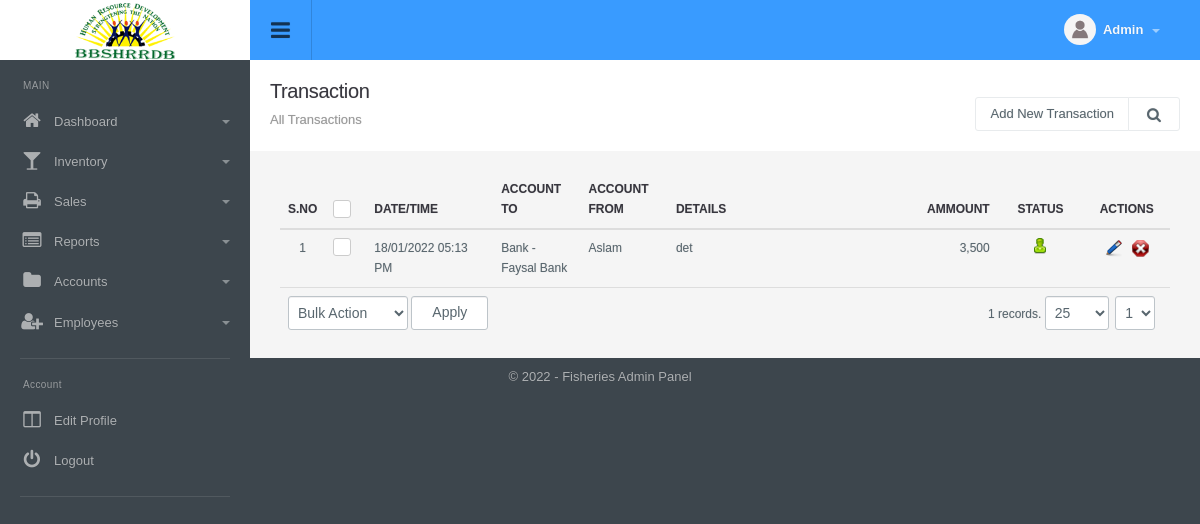
Screenshot of /transaction_manage.php (signed in) with the database file from the repository.
### tables this page shows
CREATE TABLE `config_variable` (
  `id` int(11) NOT NULL,
  `config_type_id` int(11) NOT NULL,
  `title` varchar(512) NOT NULL,
  `notes` varchar(512) NOT NULL,
  `type` varchar(200) NOT NULL,
  `default_values` text NOT NULL,
  `key` varchar(200) NOT NULL,
  `value` text NOT NULL,
  `sortorder` int(11) NOT NULL
);

CREATE TABLE `menu` (
  `id` int(11) NOT NULL,
  `title` varchar(100) NOT NULL,
  `url` varchar(100) NOT NULL,
  `parent_id` int(11) NOT NULL,
  `depth` int(1) NOT NULL,
  `sortorder` int(11) NOT NULL,
  `icon` varchar(200) NOT NULL,
  `small_icon` varchar(200) NOT NULL
);

CREATE TABLE `transaction` (
  `id` int(11) NOT NULL,
  `account_id` int(11) NOT NULL,
  `reference_id` int(1) NOT NULL DEFAULT '0',
  `datetime_added` datetime NOT NULL,
  `amount` decimal(10,2) NOT NULL,
  `details` text NOT NULL,
  `added_by` int(11) DEFAULT NULL,
  `status` int(11) NOT NULL DEFAULT '1',
  `ts` timestamp NOT NULL DEFAULT CURRENT_TIMESTAMP ON UPDATE CURRENT_TIMESTAMP
);

CREATE TABLE `account` (
  `id` int(11) NOT NULL,
  `title` varchar(50) NOT NULL,
  `type` int(11) NOT NULL,
  `description` varchar(1000) DEFAULT NULL,
  `balance` decimal(10,2) NOT NULL,
  `is_petty_cash` int(1) NOT NULL DEFAULT '0',
  `status` int(11) NOT NULL DEFAULT '1',
  `ts` timestamp NOT NULL DEFAULT CURRENT_TIMESTAMP ON UPDATE CURRENT_TIMESTAMP
);

### include/utility.php (called while the page is built, shortened)
<?php
function get_config($var){
	global $dblink;
	$sql="select value from config_variable where `key`='".slash($var)."'";
	$resConfig=doquery($sql,$dblink);
	if(numrows($resConfig)>0){
		while($rowConfig=dofetch($resConfig))
			return unslash($rowConfig["value"]);
	}
}
$site_title=get_config("site_title");
$file_upload_root="./uploads/";
function slash($str){
	if(!is_array($str))
		return utf8_encode(addslashes($str));
	else{
		for($i=0; $i<count($str); $i++)
			$str[$i]=slash($str[$i]);
		return $str;
	}
}
function unslash($str){
	return stripslashes(utf8_decode($str));
	}
function datetime_convert($date_added){
	return date("d/m/Y h:i A", strtotime($date_added));
}
function get_field($table_id, $table, $field_name='title'){
 	global $dblink;
 	$rs=doquery("select ".$field_name." from $table where id='".$table_id."'", $dblink);
 	if(numrows($rs)>0){
 		$r=dofetch($rs);
 		return unslash($r[$field_name]);
 	}
}
function curr_format($amount){
	return ($amount<0?'(':'').number_format(abs($amount), 0, '.',',').($amount<0?')':'');
}

### include/db.php (called while the page is built, shortened)
<?php
function doquery($qr,$lnk){
	@$res=mysqli_query($lnk,$qr) or die($qr." - ".mysqli_error($lnk));
	return $res;
}
function dofetch($rs){
	@$rec=mysqli_fetch_array($rs);
	return $rec;
}
function numrows($rs){
	return mysqli_num_rows($rs);
}

### modules/transaction/list.php (the view, shortened to what this page needs)
<div class="page-header">
	<h1 class="title">Transaction</h1>
  	<ol class="breadcrumb">
    	<li class="active">
        	All Transactions
       	</li>
  	</ol>
  	<div class="right">
    	<div class="btn-group" role="group" aria-label="...">
        	<a href="transaction_manage.php?tab=add" class="btn btn-light editproject">Add New Transaction</a>
            <a id="topstats" class="btn btn-light" href="#"><i class="fa fa-search"></i></a>
    	</div>
    </div>
</div>
<div class="panel-body table-responsive">
	<table class="table table-hover list">
    	<thead>
            <tr>
                <th width="3%" class="text-center">S.No</th>
                <th class="text-center" width="2%"><div class="checkbox checkbox-primary">
                    <label for="select_all"></label></div></th>
                <th width="15%">Date/Time</th>
                <th width="10%">Account To</th>
                <th width="10%">Account From</th>
                <th width="30%">Details</th>
                <th width="10%" class="text-right">Ammount</th>
                <th width="10%" class="text-center">Status</th>
                <th width="10%" class="text-center">Actions</th>
            </tr>
        </thead>
        <tbody>
            <?php
            $rs=show_page($rows, $pageNum, $sql);
            if(numrows($rs)>0){
                $sn=1;
                while($r=dofetch($rs)){
                    ?>
                    <tr>
                        <td class="text-center"><?php echo $sn;?></td>
                        <td class="text-center"><div class="checkbox margin-t-0 checkbox-primary">
                            <label for="<?php echo "rec_".$sn?>"></label></div>
                        </td>
                        <td><?php echo datetime_convert($r["datetime_added"]); ?></td>
                        <td><?php if($r["account_id"]==0) echo "Cash"; else echo get_field($r["account_id"], "account","title");?></td>
                        <td><?php if($r["reference_id"]==0) echo "Default"; else echo get_field($r["reference_id"], "account","title");?></td>
                        <td><?php echo slash($r["details"]); ?></td>
                        <td class="text-right"><?php echo curr_format(unslash($r["amount"])); ?></td>
                        <td class="text-center">
                            <a href="transaction_manage.php?id=<?php echo $r['id'];?>&tab=status&s=<?php echo ($r["status"]==0)?1:0;?>">
                                <?php
                                if($r["status"]==0){
                                    ?>
                                    <img src="images/offstatus.png" alt="Off" title="Set Status On">
                                    <?php
                                }
                                else{
                                    ?>
                                    <img src="images/onstatus.png" alt="On" title="Set Status Off">
                                    <?php
                                }
                                ?>
                            </a>
                        </td>
                        <td class="text-center">
                            	<a href="transaction_manage.php?tab=edit&id=<?php echo $r['id'];?>"><img title="Edit Record" alt="Edit" src="images/edit.png"></a>&nbsp;&nbsp;
                            	<a onclick="return confirm('Are you sure you want to delete')" href="transaction_manage.php?id=<?php echo $r['id'];?>&amp;tab=delete"><img title="Delete Record" alt="Delete" src="images/delete.png"></a>
                        </td>
                    </tr>
                    <?php
                    $sn++;
                }
                ?>
                <tr>
                    <td colspan="5" class="actions">
                        <select name="bulk_action" class="" id="bulk_action" title="Choose Action">
                            <option value="null">Bulk Action</option>
                        </select>
                        <input type="button" name="apply" value="Apply" id="apply_bulk_action" class="btn btn-light" title="Apply Action"  />
                    </td>
                    <td colspan="4" class="paging" title="Paging" align="right"><?php echo pages_list($rows, "transaction", $sql, $pageNum)?></td>
                </tr>
                <?php
            }
            else{
                ?>
                <tr>
                    <td colspan="9"  class="no-record">No Result Found</td>
                </tr>
                <?php
            }
            ?>
        </tbody>
     </table>
</div>

### include/header.php (shortened to what this page needs)
<!DOCTYPE html PUBLIC "-//W3C//DTD XHTML 1.0 Transitional//EN" "http://www.w3.org/TR/xhtml1/DTD/xhtml1-transitional.dtd">
<html xmlns="http://www.w3.org/1999/xhtml">
<head>
<link type="text/css" rel="stylesheet" href="css/font-awesome.min.css" />
<link type="text/css" rel="stylesheet" href="css/font-awesome.css" />
<link type="text/css" rel="stylesheet"  href="css/bootstrap.css" />
<link rel="stylesheet" href="css/bootstrap-datetimepicker.min.css" />
<link type="text/css" rel="stylesheet"  href="css/awesome-bootstrap-checkbox.css" />
<link href="css/general.css" type="text/css" rel="stylesheet" />
<link type="text/css" rel="stylesheet"  href="css/style.css" />
</head>
<body>
	<div id="wrapper" class="round_corners">
    	<div id="top" class="clearfix">
            <div class="applogo">
                <a href="index.php" class="logo"><?php $admin_logo=get_config("admin_logo"); if(empty($admin_logo)) echo $site_title; else { ?><img src="<?php echo $file_upload_root;?>config/<?php echo $admin_logo?>" /><?php }?></a>
            </div>
            <a class="sidebar-open-button" href="#"><i class="fa fa-bars"></i></a>
            <ul class="top-right">
            	<li class="dropdown link">
                	<a class="dropdown-toggle profilebox" data-toggle="dropdown" href="#">
                    	<img alt="img" src="images/profileimg-default.png">
                        <b><?php echo ucfirst((isset($_SESSION["logged_in_admin"]) && $_SESSION["logged_in_admin"]!="")?$_SESSION["logged_in_admin"]["name"]:"Guest");?></b>
                        <span class="caret"></span>
                    </a>
                </li>
           </ul>
        </div>
        <div class="sidebar clearfix">
       		<ul class="sidebar-panel nav">
  				<li class="sidetitle">MAIN</li>
				<?php
					$parents=doquery("select * from menu where parent_id=0 order by sortorder",$dblink);
					if(numrows($parents)>0){
						while($parent=dofetch($parents)){
						?>
						<li>
                        	<a href="<?php echo unslash($parent["url"])?>"><span class="icon color5"><i class="fa fa-<?php echo unslash($parent["small_icon"])?>"></i></span><?php echo unslash($parent["title"])?>
							<?php
								$submenus=doquery("select * from menu where parent_id='".$parent["id"]."' order by sortorder",$dblink);
								if(numrows($submenus)>0){
									?>
                                <span class="caret"></span></a>
                                <?php
                            }
							else{
								echo "</a>";
							}
							?>
						</li>
						<?php
					}
				}
				?>
         	</ul>
            <ul class="sidebar-panel nav">
                <li class="sidetitle">Account</li>
                <li><a href="admin_manage.php?tab=edit&id=<?php echo $_SESSION["logged_in_admin"]["id"]?>"><span class="icon color15"><i class="fa fa-columns"></i></span>Edit Profile</a></li>
                <li><a href="logout.php"><span class="icon color12"><i class="fa falist fa-power-off"></i></span>Logout</a></li>
            </ul>
	    </div>
		<div class="content">

### include/footer.php (shortened to what this page needs)
<div id="footer" class="bottom_round_corners">
	<div id="footer_content">
    	<address>&copy; <?php echo date("Y");?> - <?php echo $site_title; ?> Admin Panel</address>
    </div>
</div>
<link href="js/fancybox/jquery.fancybox.css" rel="stylesheet" type="text/css" />
<link href="js/chosen/chosen.css" rel="stylesheet" type="text/css" />
<?php include("include/upload_center.php");?>
</body>
</html>

### rows the page displays
config_variable: value (picture)
menu: title "Dashboard"
menu: title "Inventory"
menu: title "Sales"
menu: title "Reports"
menu: title "Accounts"
menu: title "Employees"
transaction: datetime_added "18/01/2022 05:13 PM", account.title "Bank - Faysal Bank", reference.title "Aslam", details "det", amount "3,500", status 1 (drawn)
config_variable: value "Fisheries"

### other values shown
pages_list($rows, "transaction", $sql, $pageNum) "1 records."
form field page "1"
